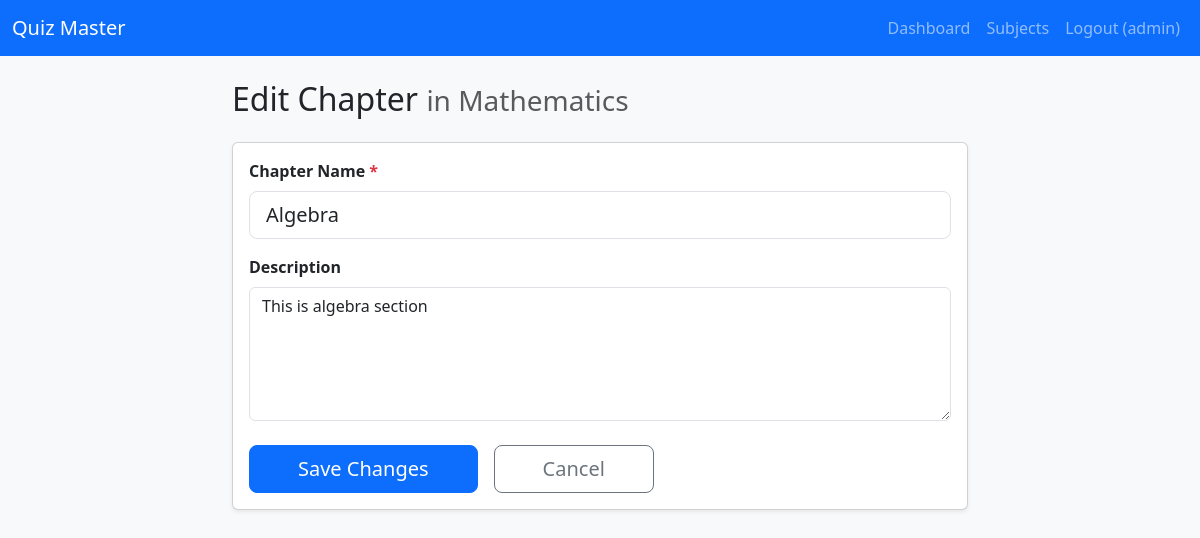
/admin/chapter/edit/1 (signed in), run on the app's committed database.
### models.py (models this page shows, shortened)
class User(db.Model, UserMixin):
    __tablename__ = 'users'
    id = db.Column(db.Integer, primary_key=True)
    username = db.Column(db.String(80), unique=True, nullable=False)
    email = db.Column(db.String(120), unique=True, nullable=False)
    password_hash = db.Column(db.String(255), nullable=False)
    full_name = db.Column(db.String(100))
    qualification = db.Column(db.String(100))
    dob = db.Column(db.Date)
    role = db.Column(db.String(20), default='user')  # 'admin' or 'user'
    scores = db.relationship('Score', backref='user', lazy=True)

class Subject(db.Model):
    id = db.Column(db.Integer, primary_key=True)
    name = db.Column(db.String(100), unique=True, nullable=False)
    description = db.Column(db.Text)
    chapters = db.relationship('Chapter', backref='subject', lazy=True, cascade="all, delete-orphan")

class Chapter(db.Model):
    id = db.Column(db.Integer, primary_key=True)
    name = db.Column(db.String(150), nullable=False)
    description = db.Column(db.Text)
    subject_id = db.Column(db.Integer, db.ForeignKey('subject.id'), nullable=False)
    quizzes = db.relationship('Quiz', backref='chapter', lazy=True, cascade="all, delete-orphan")

### routes/admin.py (the view)
    def wrap(*args, **kwargs):
        if not current_user.is_authenticated or current_user.role != 'admin':
            flash('Admin access required', 'danger')
            return redirect(url_for('auth.login'))
        return f(*args, **kwargs)

### app.py (called while the page is built)
@login_manager.user_loader
def load_user(user_id):
    return User.query.get(int(user_id))

@app.context_processor
def utility_processor():
    def current_time():
        return datetime.now().date()  # or datetime.now() if you want time too
    return dict(current_time=current_time)

### routes/admin.py (called while the page is built)
def admin_required(f):
    def wrap(*args, **kwargs):
        if not current_user.is_authenticated or current_user.role != 'admin':
            flash('Admin access required', 'danger')
            return redirect(url_for('auth.login'))
        return f(*args, **kwargs)
    wrap.__name__ = f.__name__
    return wrap

@admin_bp.route('/chapter/edit/<int:chapter_id>', methods=['GET', 'POST'])
@login_required
@admin_required
def edit_chapter(chapter_id):
    chapter = Chapter.query.get_or_404(chapter_id)
    subject = chapter.subject
    if request.method == 'POST':
        chapter.name = request.form.get('name')
        chapter.description = request.form.get('description')
        db.session.commit()
        flash('Chapter updated', 'success')
        return redirect(url_for('admin.chapters', subject_id=subject.id))
    return render_template('admin/chapter_form.html', chapter=chapter, subject=subject)

### templates/admin/chapter_form.html (shortened to what this page needs)
{% extends "base.html" %}
{% block content %}
<div class="row justify-content-center">
  <div class="col-lg-8">
    <h2 class="mb-4">
      {% if chapter %}Edit Chapter{% else %}Create New Chapter{% endif %}
      <small class="text-muted">in {{ subject.name }}</small>
    </h2>
    <div class="card shadow-sm">
      <div class="card-body">
        <form method="POST" novalidate>
          <div class="mb-3">
            <label for="name" class="form-label fw-bold">Chapter Name <span class="text-danger">*</span></label>
            <input type="text" class="form-control form-control-lg"
                   id="name" name="name"
                   value="{{ chapter.name if chapter else '' }}"
                   required autofocus placeholder="e.g. Force and Laws of Motion">
          </div>
          <div class="mb-4">
            <label for="description" class="form-label fw-bold">Description</label>
            <textarea class="form-control" id="description" name="description"
                      rows="5" placeholder="Brief description of the chapter (optional)">{{ chapter.description if chapter else '' }}</textarea>
          </div>
          <div class="d-flex gap-3">
            <button type="submit" class="btn btn-primary btn-lg px-5">
              {% if chapter %}Save Changes{% else %}Create Chapter{% endif %}
            </button>
            <a href="{{ url_for('admin.chapters', subject_id=subject.id) }}"
               class="btn btn-outline-secondary btn-lg px-5">
              Cancel
            </a>
          </div>
        </form>
      </div>
    </div>
  </div>
</div>
{% endblock %}

### templates/includes/navbar.html (shortened to what this page needs)
<nav class="navbar navbar-expand-lg navbar-dark bg-primary">
  <div class="container-fluid">
    <a class="navbar-brand" href="{{ url_for('main.index') }}">Quiz Master</a>
    <div class="collapse navbar-collapse" id="navbarNav">
      <ul class="navbar-nav ms-auto">
        {% if current_user.is_authenticated %}
          {% if current_user.role == 'admin' %}
            <li class="nav-item"><a class="nav-link" href="{{ url_for('admin.dashboard') }}">Dashboard</a></li>
            <li class="nav-item"><a class="nav-link" href="{{ url_for('admin.subjects') }}">Subjects</a></li>
          {% else %}
            <li class="nav-item"><a class="nav-link" href="{{ url_for('user.dashboard') }}">Home</a></li>
            <li class="nav-item"><a class="nav-link" href="{{ url_for('user.upcoming') }}">Quizzes</a></li>
            <li class="nav-item"><a class="nav-link" href="{{ url_for('user.scores') }}">Scores</a></li>
          {% endif %}
          <li class="nav-item"><a class="nav-link" href="{{ url_for('auth.logout') }}">Logout ({{ current_user.username }})</a></li>
        {% else %}
          <li class="nav-item"><a class="nav-link" href="{{ url_for('auth.login') }}">Login</a></li>
          <li class="nav-item"><a class="nav-link" href="{{ url_for('auth.register') }}">Register</a></li>
        {% endif %}
      </ul>
    </div>
  </div>
</nav>

### static/css/style.css (style rules this page uses)
body { font-family: 'Segoe UI', Tahoma, Geneva, Verdana, sans-serif; }
.card { transition: box-shadow 0.3s; }

### data on the page
User: username "admin"
Subject: name "Mathematics"
Chapter: name "Algebra", description "This is algebra section"
